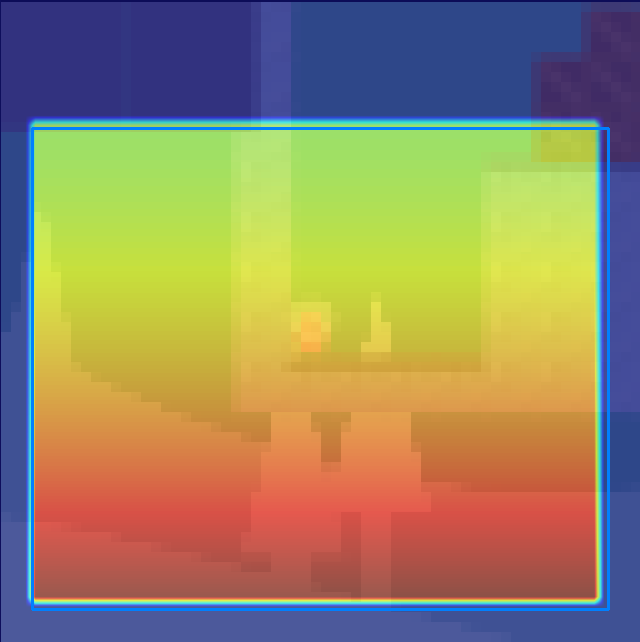
#> input picture neurIPS/agents_training/roi_overlay.png, 640 x 642 px
$ python roi_overlay.py --image ../agents_training/roi_overlay.png
#> lines starting #> are read from the running program, lines starting #| are printed output that depends on the picture; after the words box and inside, x2 and y2 are one past the last pixel; in counts of white or black regions, pixels touching at a corner belong together
#!/usr/bin/env python3
"""
Visualize an ROI on a single image using the same weighting logic as agent_train,
but without drawing the textual "Y=" overlay. The script reads an input image,
computes the ROI heatmap, draws the ROI rectangle, and saves the blended result.
"""
from __future__ import annotations

import argparse
from pathlib import Path

import cv2
import imageio.v2 as imageio
import numpy as np


def _downscale_to_longside(gray: np.ndarray, longside: int) -> np.ndarray:
    """Resize grayscale image so that max(H, W) == longside (keeps aspect)."""
    H, W = gray.shape
    if longside is None or max(H, W) == longside:
        return gray
    scale = float(longside) / float(max(H, W))
    new_size = (max(8, int(W * scale)), max(8, int(H * scale)))
    return cv2.resize(gray, new_size, interpolation=cv2.INTER_AREA)


def _roi_weight(H: int, W: int, *, bottom_bias: float, roi) -> np.ndarray:
    """Build weight map with bottom emphasis + rectangular ROI mask."""
    row = np.linspace(0, 1, H, dtype=np.float32)
    wv = 1.0 + (row ** 2) * (bottom_bias - 1.0)
    wv /= max(np.mean(wv), 1e-9)
    weight = np.repeat(wv[:, None], W, axis=1)

    y0, y1, x0, x1 = roi
    iy0, iy1, ix0, ix1 = int(y0 * H), int(y1 * H), int(x0 * W), int(x1 * W)
    mask = np.zeros_like(weight, dtype=np.float32)
    mask[iy0:iy1, ix0:ix1] = 1.0
    return weight * mask


def parse_roi(roi_str: str):
    parts = [float(v.strip()) for v in roi_str.split(",")]
    if len(parts) != 4:
        raise ValueError("ROI must be four comma-separated floats: y0,y1,x0,x1")
    y0, y1, x0, x1 = parts
    if not (0.0 <= y0 < y1 <= 1.0 and 0.0 <= x0 < x1 <= 1.0):
        raise ValueError("ROI values must satisfy 0<=y0<y1<=1 and 0<=x0<x1<=1")
    return y0, y1, x0, x1


def draw_roi_overlay(frame: np.ndarray, roi, bottom_bias: float, downscale: int, with_heatmap: bool = True):
    """Return the frame with ROI rectangle (and optional heat overlay) drawn."""
    H, W = frame.shape[:2]
    if with_heatmap:
        gray = cv2.cvtColor(frame, cv2.COLOR_RGB2GRAY)
        small = _downscale_to_longside(gray, downscale)
        Hf, Wf = small.shape
        weight = _roi_weight(Hf, Wf, bottom_bias=bottom_bias, roi=roi)
        wnorm = (weight - weight.min()) / (weight.max() - weight.min() + 1e-9)
        wimg = cv2.resize(wnorm, (W, H), interpolation=cv2.INTER_LINEAR)
        heat = cv2.applyColorMap((wimg * 255).astype(np.uint8), cv2.COLORMAP_JET)
        heat = cv2.cvtColor(heat, cv2.COLOR_BGR2RGB)
        overlay = (0.6 * heat + 0.4 * frame).astype(np.uint8)
    else:
        overlay = frame.copy()

    y0, y1, x0, x1 = roi
    iy0, iy1, ix0, ix1 = int(y0 * H), int(y1 * H), int(x0 * W), int(x1 * W)
    cv2.rectangle(overlay, (ix0, iy0), (ix1, iy1), (0, 128, 255), 2)
    return overlay


def main():
    ap = argparse.ArgumentParser(description="Generate an ROI overlay image without text labels.")
    ap.add_argument("--image", required=True, help="Input image path (RGB).")
    ap.add_argument("--out", default="roi_overlay.png", help="Output path for the overlay image.")
    ap.add_argument("--roi", default="0.20,0.95,0.05,0.95", help="Normalized ROI y0,y1,x0,x1 in [0,1].")
    ap.add_argument("--bottom_bias", type=float, default=2.0, help="Emphasize lower rows when building the weight map.")
    ap.add_argument("--downscale", type=int, default=64, help="Flow/weight map longside resolution before upsampling.")
    ap.add_argument("--no-heatmap", action="store_true", help="Skip the heat overlay and draw only the ROI rectangle.")
    args = ap.parse_args()

    roi = parse_roi(args.roi)
    frame = imageio.imread(args.image)
#> frame is the input picture: shape (642, 640, 3); mean R, G, B 147.9, 135.4, 101.2
    if frame.ndim == 2:
        frame = np.stack([frame] * 3, axis=-1)
    elif frame.shape[-1] == 4:
        frame = frame[..., :3]  # drop alpha if present

    overlay = draw_roi_overlay(
        frame,
        roi=roi,
        bottom_bias=args.bottom_bias,
        downscale=args.downscale,
        with_heatmap=not args.no_heatmap,
    )
#> in draw_roi_overlay, `gray = cv2.cvtColor(frame, cv2.COLOR_RGB2GRAY)`:
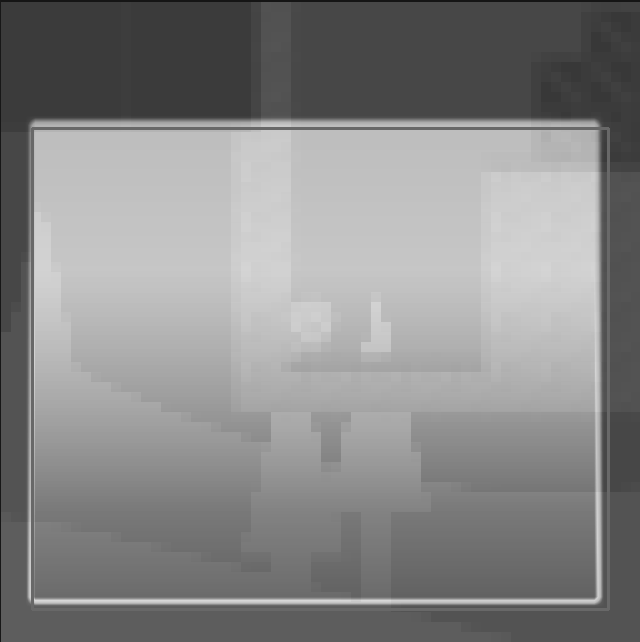
#> gray: shape (642, 640); min 21, max 217, mean 135.3
#> in _downscale_to_longside, `return cv2.resize(gray, new_size, interpolation=cv2.INTER_AREA)`:
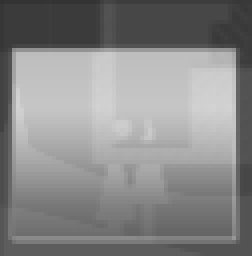
#> returned value: shape (64, 63) (shown 4 times larger); min 49, max 211, mean 135.3
#> in draw_roi_overlay, `wimg = cv2.resize(wnorm, (W, H), interpolation=cv2.INTER_LINEAR)`:
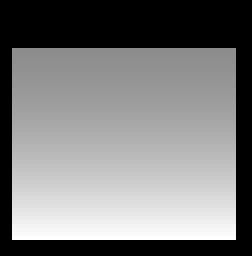
#> wnorm: shape (64, 63) float32 (shown 4 times larger); min 0, max 1, mean 0.485
#> in draw_roi_overlay, `heat = cv2.cvtColor(heat, cv2.COLOR_BGR2RGB)`:
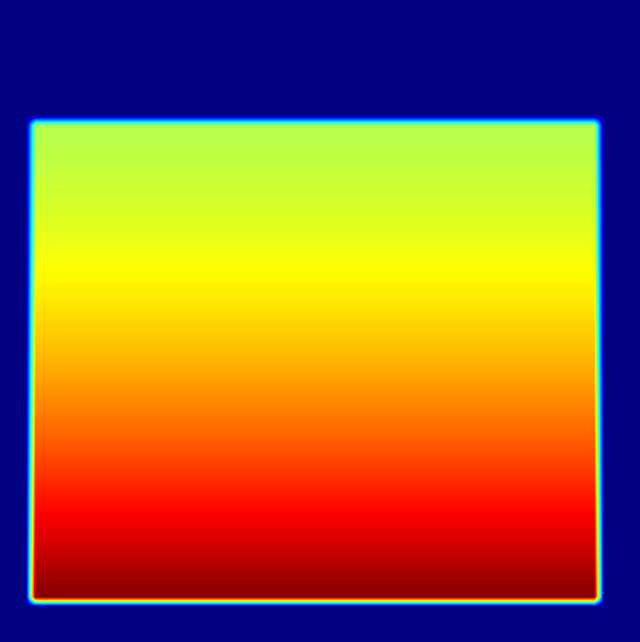
#> heat: shape (642, 640, 3); mean R, G, B 151.9, 103.8, 56.6
#> in draw_roi_overlay, `overlay = (0.6 * heat + 0.4 * frame).astype(np.uint8)`:
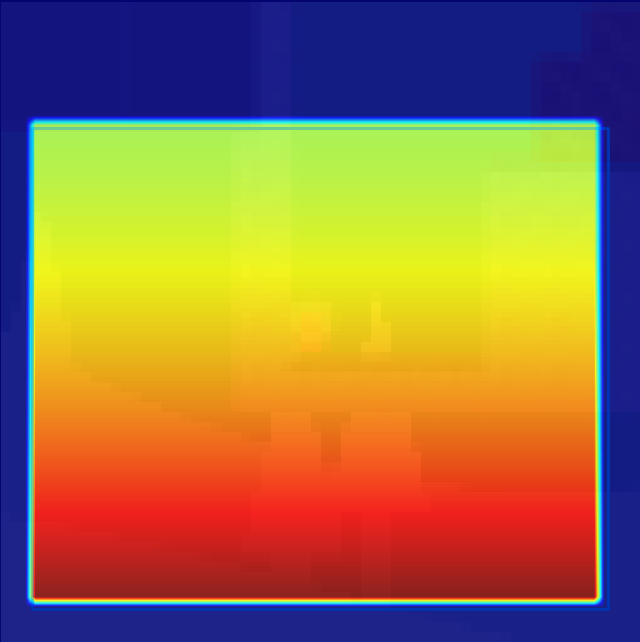
#> overlay: shape (642, 640, 3); mean R, G, B 149.9, 116, 74
#> in draw_roi_overlay, `cv2.rectangle(overlay, (ix0, iy0), (ix1, iy1), (0, 128, 255), 2)`:
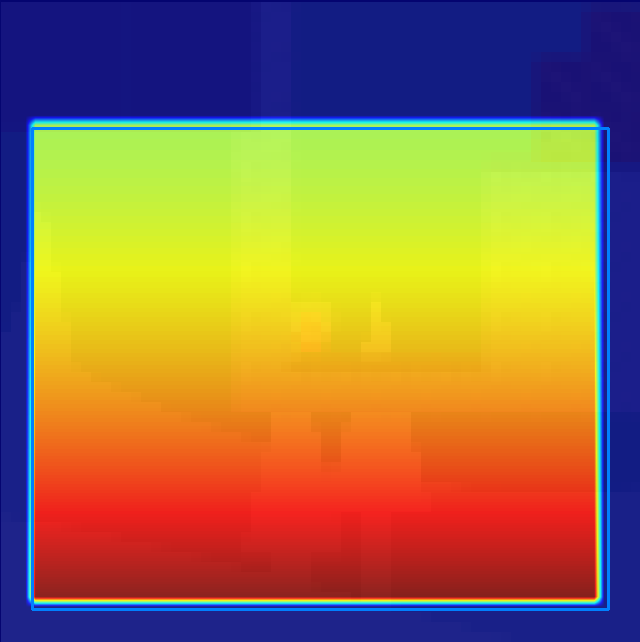
#> overlay: shape (642, 640, 3); 1.54% of pixels changed, all inside (x1, y1, x2, y2) = (31, 127, 610, 611)

    out_path = Path(args.out)
    out_path.parent.mkdir(parents=True, exist_ok=True)
    imageio.imwrite(out_path, overlay)
    print(f"Saved ROI overlay to {out_path}")


if __name__ == "__main__":
    main()
